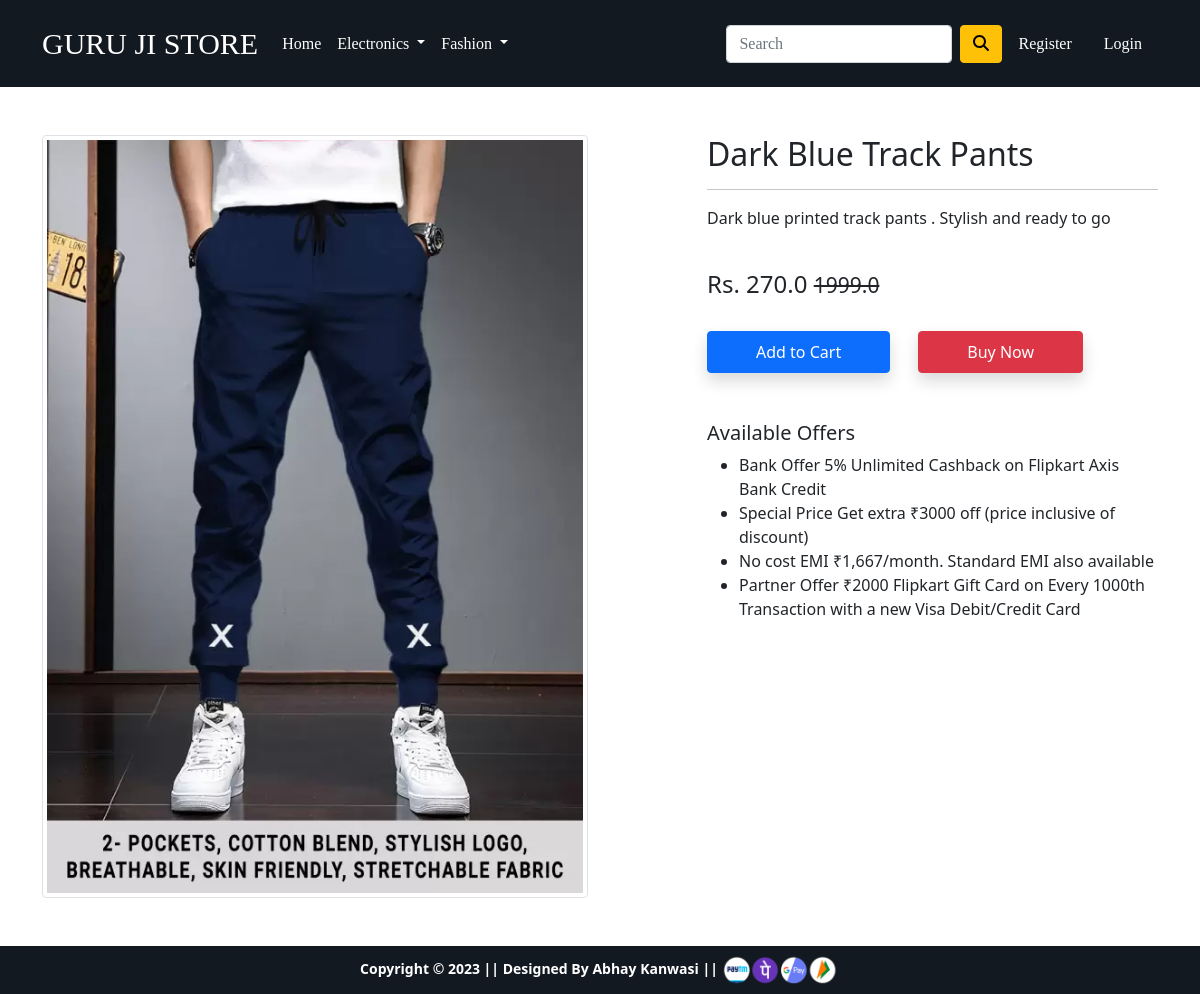
Page /product-detail/9 on the committed database.
### app/models.py (models this page shows, shortened)
class Product(models.Model):
    title = models.CharField(max_length=100)
    selling_price = models.FloatField()
    discount_price = models.FloatField()
    description = models.TextField()
    brand = models.CharField(max_length=100)
    category = models.CharField(choices=CATEGORY_CHOICES, max_length=2)
    product_image = models.ImageField(upload_to='prouductimg')

### app/views.py (the view)
# urls.py: path('product-detail/<int:pk>', views.ProductDetailView.as_view(), name='product-detail'),
class ProductDetailView(View):
    def get(self, request, pk):
      product = Product.objects.get(pk=pk)
      return render(request, 'app/productdetail.html', {'product' : product})

### app/templates/app/productdetail.html (shortened to what this page needs)
{% extends 'app/base.html' %}
{% load static %}
{% block main-content %}
<div class="container my-5">
 <div class="row">
  <div class="col-sm-6 text-center align-self-center">
   <img src="{{product.product_image.url}}" alt="" class="img-fluid img-thumbnail">
  </div>
  <div class="col-sm-5 offset-sm-1">
   <h2>{{product.title}}</h2>
   <hr>
   <p>{{product.description}}</p> <br>
   <h4>Rs. {{product.discount_price}} <small class="fw-light text-decoration-line-through">{{product.selling_price}} </small></h4> <br>
   <a href="{% url 'add-to-cart' %}" class="btn btn-primary shadow px-5 py-2">Add to Cart</a>
   <a href="{% url 'buy-now' %}" class="btn btn-danger shadow px-5 py-2 ms-4">Buy Now</a>
   <h5 class="mt-5">Available Offers</h5>
   <ul>
    <li>Bank Offer 5% Unlimited Cashback on Flipkart Axis Bank Credit</li>
    <li>Special Price Get extra ₹3000 off (price inclusive of discount)</li>
    <li>No cost EMI ₹1,667/month. Standard EMI also available</li>
    <li>Partner Offer ₹2000 Flipkart Gift Card on Every 1000th Transaction with a new Visa Debit/Credit Card</li>
   </ul>
  </div>
 </div>
</div>
{% endblock main-content %}

### rows in the picture
Product: product_image (picture), title "Dark Blue Track Pants", description "Dark blue printed track pants . Stylish and ready to go", discount_price "270.0", selling_price "1999.0"
